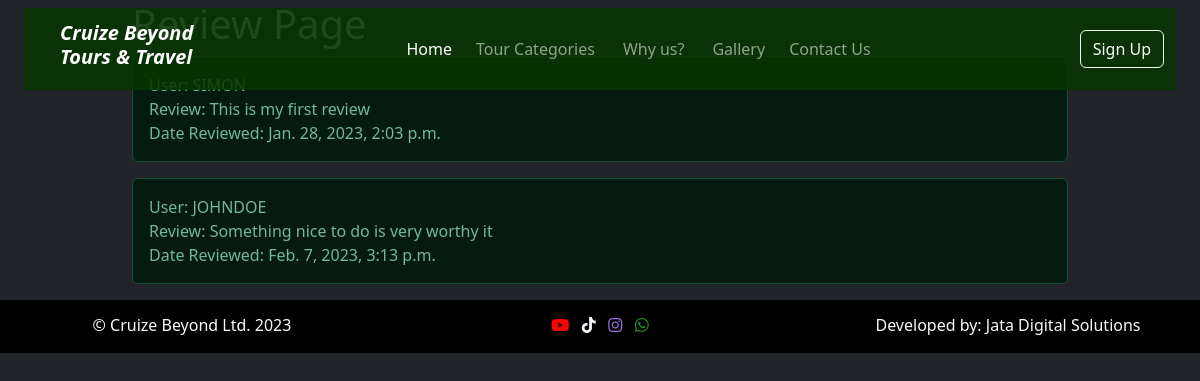
/review/, run on an earlier commit of the app's database.
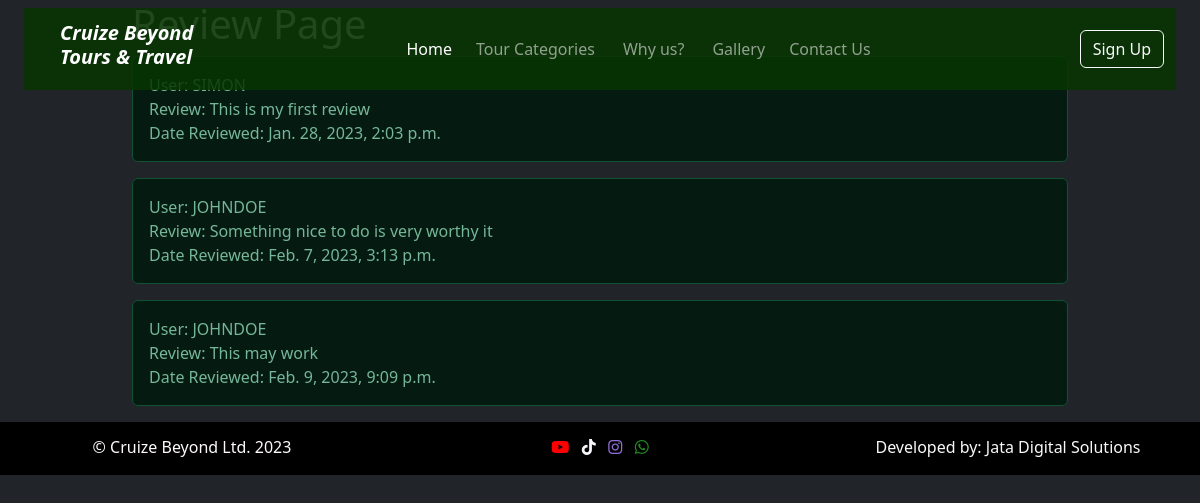
And on a later commit of the database.
### base/models.py (models this page shows, shortened)
class Review(models.Model):
    user = models.ForeignKey(User, on_delete=models.CASCADE, related_name="review")
    comment = models.TextField()
    uploaded_date = models.DateTimeField(auto_now=True)

class User(AbstractUser):
    email = models.EmailField(unique=True)
    USERNAME_FIELD = 'email'
    REQUIRED_FIELDS = ['username']
    def __str__(self):
        return self.username

### base/views.py (the view)
# urls.py: path("review/", views.Review_tour, name="review"),
def Review_tour(request):
    tour_review = Review.objects.all
    if request.method == 'POST':
        user = request.user
        comment = request.POST['comment']
        tour_review = Review.objects.create(user=user, comment=comment)
        tour_review.save()
        messages.success(request, ("Review sent successfully"))
        return redirect("/")
    else:
        context = {
            "review" : tour_review
        }
        return render(request, "review.html", context)

### templates/review.html
{% extends 'header.html' %}
{% block content %}
<div class="container">
    <h1>Review Page</h1>
    {% for review in review%}
    <div class="alert alert-success" role="alert">
        User: {{review.user|upper}}<br>
        Review: {{review.comment}}<br>
        Date Reviewed: {{review.uploaded_date}}<br>
    </div>
    {% endfor %}
</div>
{% endblock content %}

### templates/header.html (shortened to what this page needs)
<!doctype html>
{% load static %}
<html lang="en" data-bs-theme="dark">
<head>
    <link href="https://cdn.jsdelivr.net/npm/bootstrap@5.3.0-alpha1/dist/css/bootstrap.min.css" rel="stylesheet"
>
    <link href= {% static "css/style.css" %}  rel="stylesheet">
    <link href= {% static "css/checkout.css" %} rel="stylesheet">
</head>
<body>
    <div class="" id="navContainer">
        {% include "includes/navigation.html"%}
    </div>
    {% block content%}
    {% endblock %}
</body>
<footer>
    {% include "includes/footer.html"%}

### templates/includes/navigation.html (shortened to what this page needs)
<nav class="navbar navbar-expand-sm navbar-dark fixed-top mt-2 mx-4" id="indexNavbar">
    <div class="container-fluid">
        <a class="navbar-brand me-1 ms-4" href= {% url 'home' %}>
            <h5><i><strong>Cruize Beyond <br> Tours & Travel</strong></i></h5>
        <div class="collapse navbar-collapse justify-content-center" id="navbarContent">
            <ul class="navbar-nav mb-2 mb-lg-0">
                <li class="nav-item mx-md-1">
                    <a class="nav-link active" aria-current="page" href= '/#homeContainer'>Home</a>
                </li>
                <li class="nav-item mx-md-1">
                    <a class="nav-link" href="/#toursContainer">Tour Categories</a>
                </li>
                <li class="nav-item mx-md-2">
                    <a class="nav-link" href="/#aboutContainer">Why us?</a>
                </li>
                <li class="nav-item mx-md-1">
                    <a class="nav-link" href={% url 'gallery'%}>Gallery</a>
                </li>
                <li class="nav-item mx-md-1">
                    <a class="nav-link" href={% url 'contact'%}>Contact Us</a>
                </li>
            </ul>
        </div>
        {% if user.is_authenticated %}
        <a class="nav-link">{{user}}</a>
        <a role="button" class="btn btn-outline-light" href={% url "logout"%}>Logout</a>
        {% else %}
        <button type="button" class="btn btn-outline-light" data-bs-toggle="modal" data-bs-target="#registerModal">Sign Up</button>
        {% endif %}
    </div>
</nav>

### templates/includes/footer.html (shortened to what this page needs)
{% load static %}
<div class="" id="footerContainer">
    <div class="row text-center">
        <div class="col-sm-4 justify-content-left">
            <p>&copy; Cruize Beyond Ltd. 2023 </p>
        </div>
        <div class="col-sm-4 justify-content-center">
            <a class="link-light" href="https://www.youtube.com/@discoverieswithtonycruize3337"><i class="fa-brands fa-youtube"></i></a>
            <a class="link-light" href="https://www.tiktok.com/@tonycruizeinternational"><i class="fa-brands fa-tiktok"></i></a>
            <a class="link-light" href="https://www.instagram.com/tonycruize/"><i class="fa-brands fa-instagram"></i></a>
            <a class="link-light" href="https://wa.me/254723450755"><i class="fa-brands fa-whatsapp"></i></a>
        </div>
        <div class="col-sm-4 justify-content-right">
            <a class="link-light" href="http://jatasolutions.edenconsultants.co.ke">
                <p>Developed by: Jata Digital Solutions</p>
            </a>
        </div>
    </div>
</div>
</body>
</html>

### static/css/style.css (style rules this page uses)
.navbar { position: fixed; margin: 20px 20px; background-color: rgba(8, 54, 0, 0.85); }
#tourDetailsHeader a, a { text-decoration: none !important; color: #fff; }
#footerContainer { background-color: #000000; color: #fffafa; height: auto; width: auto; padding: 13px 0 0 0; }
#footerContainer .fa-youtube { color: red; }
#footerContainer .fa-tiktok { color: ghostwhite; }
#footerContainer .fa-instagram { color: mediumpurple; }
#footerContainer .fa-whatsapp { color: forestgreen; }
#footerContainer a { text-decoration:none; }

### static/css/checkout.css (style rules this page uses)
.container { max-width: 960px; }

What changed in the data, as far as the page shows it:
added Review: user "JOHNDOE", comment "This may work", uploaded_date "Feb. 9, 2023, 9:09 p.m."
